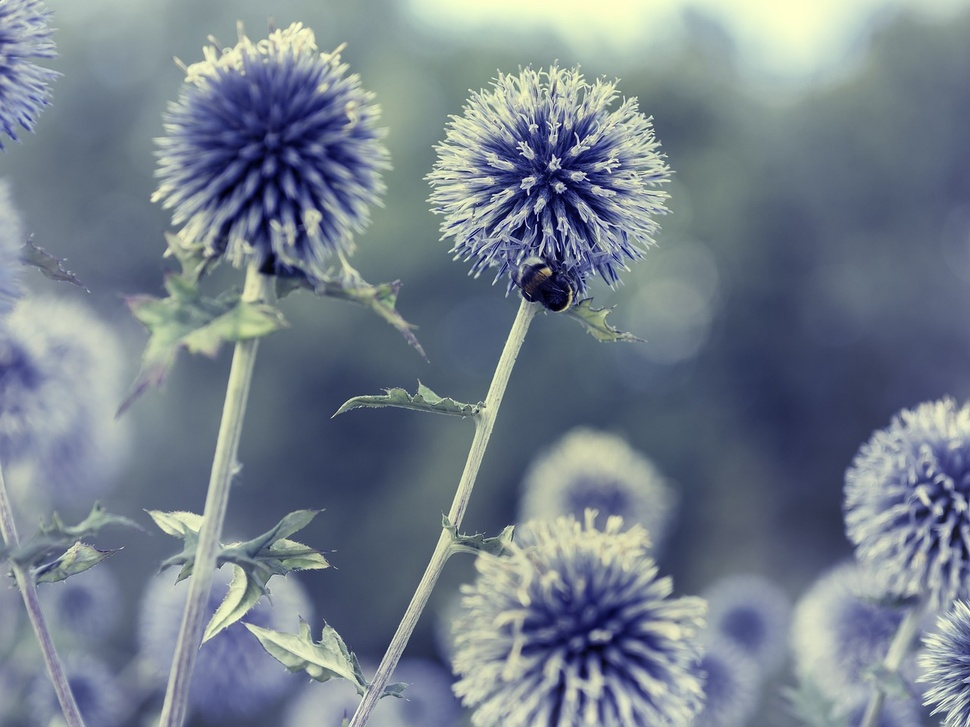
#> input picture prasun/LAB_03/lenna.jpg, 970 x 727 px, shrunk from 1280 x 960 before the run, found by its file name
$ python qn_no_3.py
#> lines starting #> are read from the running program, lines starting #| are printed output that depends on the picture; after the words box and inside, x2 and y2 are one past the last pixel; in counts of white or black regions, pixels touching at a corner belong together
from PIL import Image
img = Image.open('prasun/LAB_03/lenna.jpg')
#> img is the input picture: PIL image 970x727 RGB; mean R, G, B 117.5, 128.4, 140.7
grayscale_img = Image.new('L', img.size)
#> grayscale_img: PIL image 970x727 L; every value is 0
for x in range(img.width):
    for y in range(img.height):
        r, g, b = img.getpixel((x, y))
        grayscale = int(0.299 * r + 0.587 * g + 0.114 * b)
        grayscale_img.putpixel((x, y), grayscale)
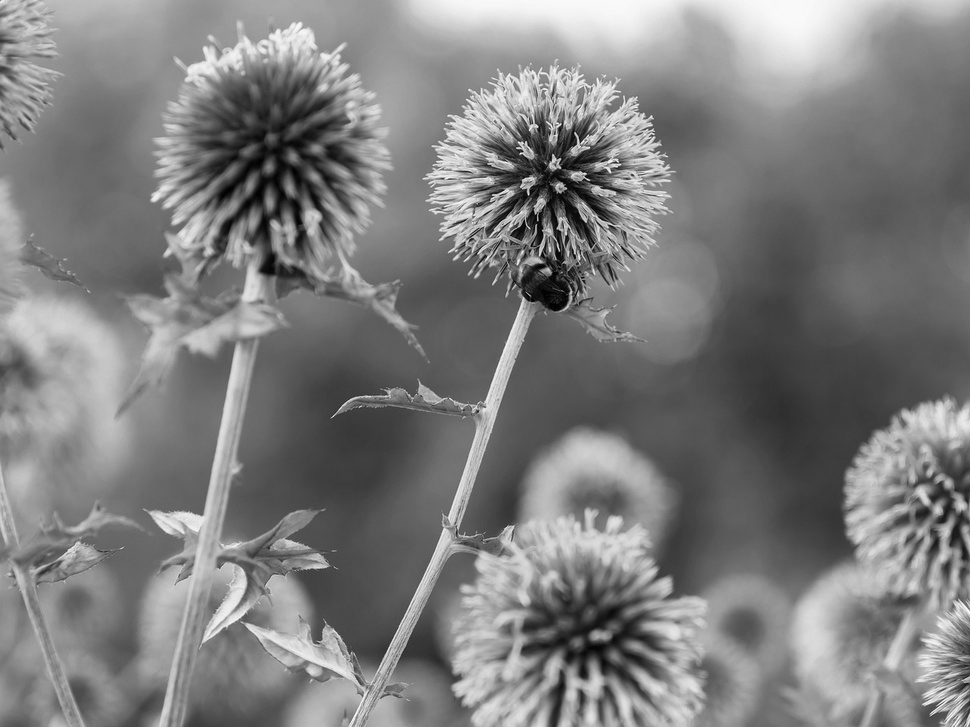
#> grayscale_img: PIL image 970x727 L; min 1, max 253, mean 126
threshold = 128
binary_img = Image.new('1', img.size)
for x in range(grayscale_img.width):
    for y in range(grayscale_img.height):
        intensity = grayscale_img.getpixel((x, y))
        if intensity >= threshold:
            binary_img.putpixel((x, y), 255)
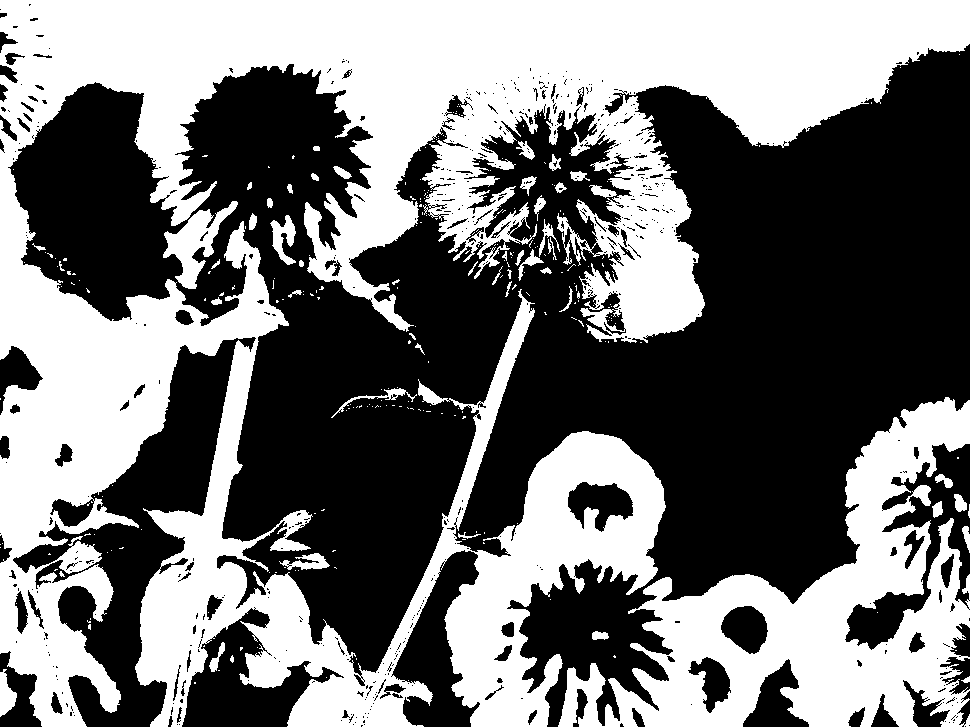
#> binary_img: PIL image 970x727 1; 45.4% white; 284 white regions (234 under 20 px), largest, box (x1, y1, x2, y2) and area: (0, 0, 970, 727) 260208, (558, 397, 970, 727) 51372, (163, 201, 238, 289) 2403
binary_img.show()

$ run again, with prasun/LAB_03/boat.jpg copied over prasun/LAB_03/lenna.jpg
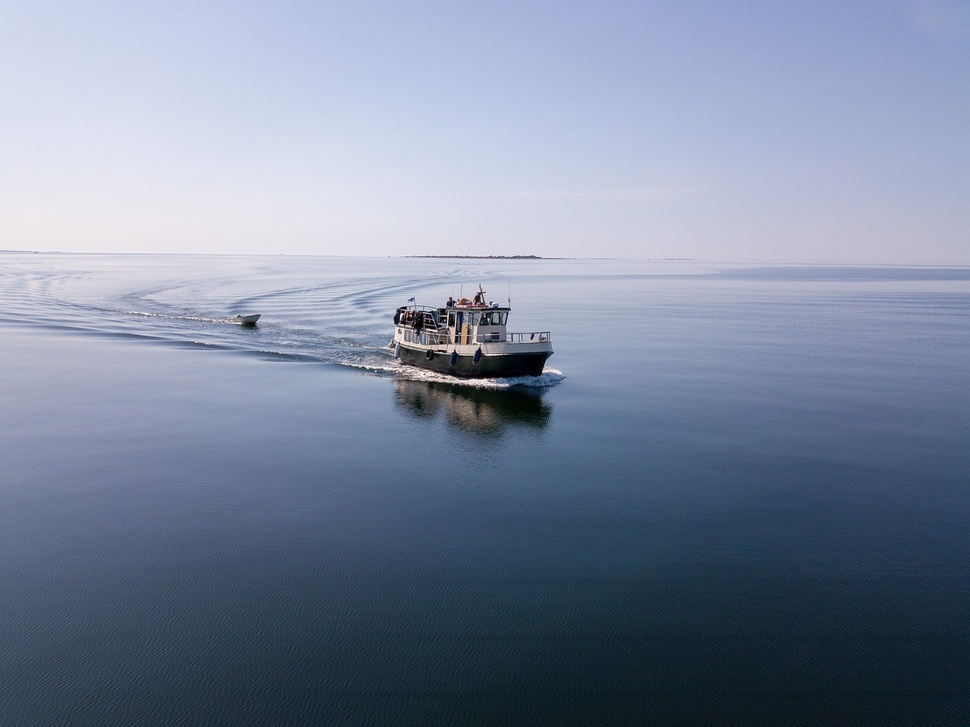
#> input picture prasun/LAB_03/boat.jpg, 970 x 727 px, shrunk from 1280 x 959 before the run, found by its file name
#> img is the input picture: PIL image 970x727 RGB; mean R, G, B 124, 135.5, 157.3
#> after the loop `for x in range(img.width):`:
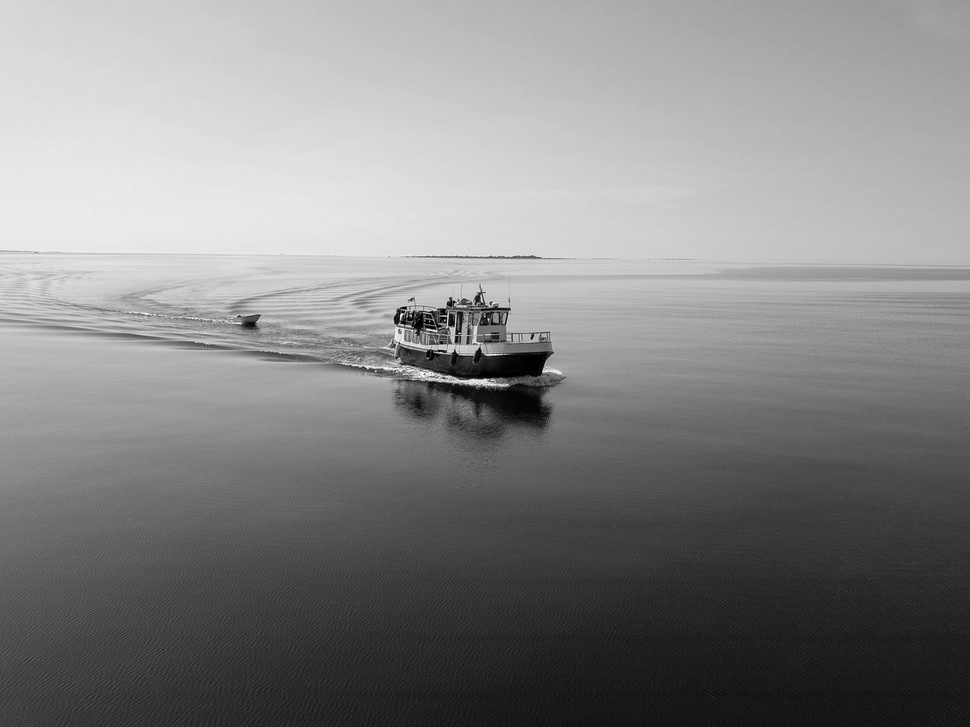
#> grayscale_img: PIL image 970x727 L; min 0, max 254, mean 134
#> after the loop `for x in range(grayscale_img.width):`:
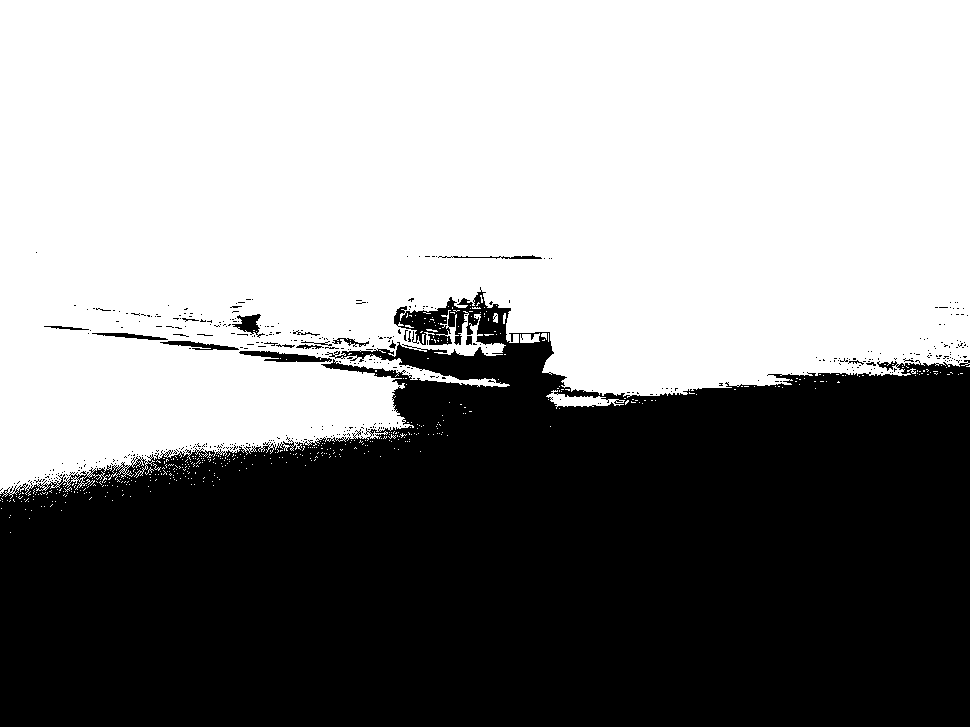
#> binary_img: PIL image 970x727 1; 55.3% white; 437 black regions (419 under 20 px), largest, box (x1, y1, x2, y2) and area: (0, 287, 970, 727) 311592, (239, 351, 332, 362) 551, (232, 314, 265, 338) 335
